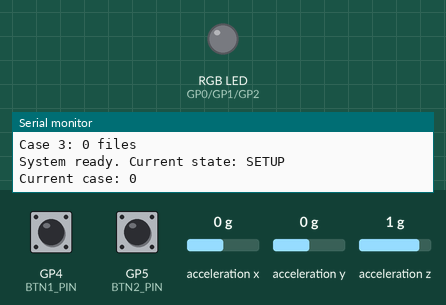
Bench run of a sketch on a simulated Raspberry Pi Pico. Parts: an RGB LED mixed from three pins (HIGH = lit), the last lines printed to the serial monitor. Wiring (inferred from the names in the program): MPU-6050 motion sensor at I2C address 0x68. The inputs (shaded band) are chosen by the test bench; at power-on: GP4 (BTN1_PIN) HIGH, GP5 (BTN2_PIN) HIGH, acceleration x 0 g, acceleration y 0 g, acceleration z 1 g. Storage starts empty.

Above: at 10.3 s.
10.4 s: GP4 (BTN1_PIN) pulled LOW for 0.15 s
At 11.8 s:
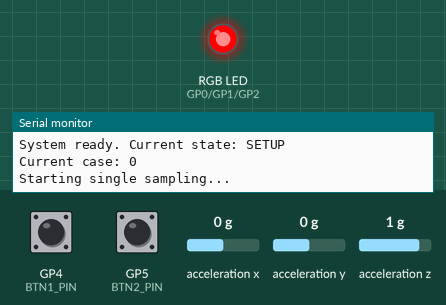
13.5 s: GP5 (BTN2_PIN) pulled LOW for 0.15 s
At 15.2 s:
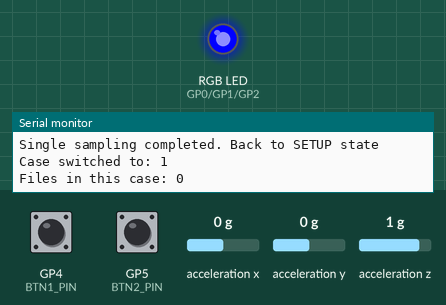
15.5 s: GP4 (BTN1_PIN) pulled LOW for 0.15 s
At 16.9 s:
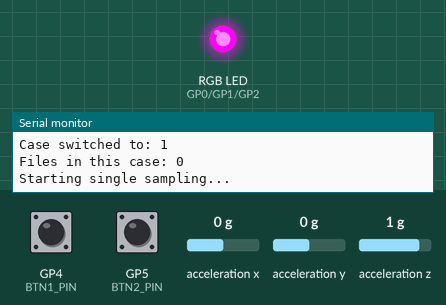
18.6 s: GP4 (BTN1_PIN) pulled LOW for 1 s
At 20.6 s:
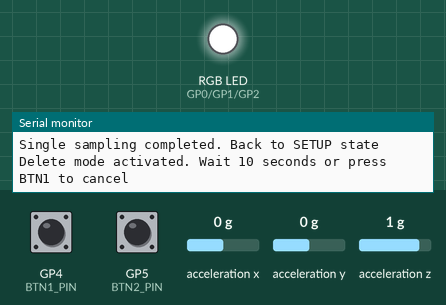
Timing chart, 0 to 31.5 s (numbered marks = the images above; inputs shaded):
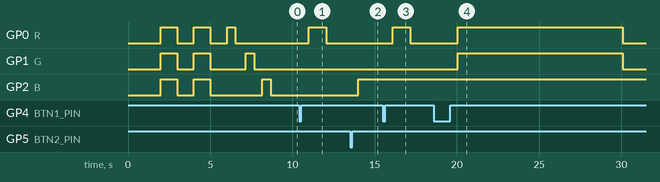

The sketch:

CollectDataV2.ino
```cpp
#include <Button2.h>
#include <Wire.h>
#include <SPI.h>
#include <SD.h>

// GPIO定義
#define R 0
#define G 1
#define B 2
#define BTN1_PIN 4  // 開始按鈕
#define BTN2_PIN 5  // 切換按鈕

// SD卡腳位
#define CS_PIN 9
#define SCK_PIN 10
#define MOSI_PIN 11
#define MISO_PIN 12

// MPU6050
const int MPU = 0x68;

// 按鈕物件
Button2 btn1;
Button2 btn2;

// 系統狀態
enum SystemState {
  STATE_SETUP,     // 設定狀態
  STATE_RUNNING    // 運行狀態
};

enum SamplingMode {
  MODE_IDLE,           // 閒置
  MODE_SINGLE,         // 單次採樣
  MODE_CONTINUOUS,     // 連續採樣
  MODE_DELETE_PENDING  // 準備刪除
};

// 全域變數
volatile SystemState currentState = STATE_SETUP;
volatile SamplingMode samplingMode = MODE_IDLE;
volatile int caseNumber = 0;
volatile bool dataReady = false;
volatile bool stopContinuous = false;
volatile bool cancelDelete = false;
volatile int sampleIndex = 0;

// 資料陣列 3軸 * 1000點
float SIG_DATA[3][1000];

// 時間相關
unsigned long sampleStartTime = 0;
unsigned long deleteStartTime = 0;
unsigned long lastSampleTime = 0;

// 檔案計數 - 追蹤每個case的檔案數量
int caseFileCounts[4] = {0, 0, 0, 0};  // 支援case0-case3

// Core1變數
volatile bool core1Ready = false;

void setup() {
  Serial.begin(115200);
  delay(2000);

  // 初始化GPIO
  pinMode(R, OUTPUT);
  pinMode(G, OUTPUT);
  pinMode(B, OUTPUT);

  // 關閉所有LED
  digitalWrite(R, LOW);
  digitalWrite(G, LOW);
  digitalWrite(B, LOW);

  Serial.println("System Initializing...");

  // 開機RGB閃爍兩次 (1秒亮/1秒滅)
  for(int i = 0; i < 2; i++) {
    digitalWrite(R, HIGH);
    digitalWrite(G, HIGH);
    digitalWrite(B, HIGH);
    delay(1000);
    digitalWrite(R, LOW);
    digitalWrite(G, LOW);
    digitalWrite(B, LOW);
    delay(1000);
  }

  // 初始化SD卡
  Serial.println("Initializing SD card...");
  SPI1.setRX(MISO_PIN);
  SPI1.setTX(MOSI_PIN);
  SPI1.setSCK(SCK_PIN);

  if (SD.begin(CS_PIN, SPI1)) {
    Serial.println("SD card initialized successfully");
    // 成功閃爍R燈 (0.5秒亮/0.5秒滅)
    digitalWrite(R, HIGH);
    delay(500);
    digitalWrite(R, LOW);
    delay(500);
  } else {
    Serial.println("SD card initialization failed");
    while(1) {
      digitalWrite(R, HIGH);
      delay(200);
      digitalWrite(R, LOW);
      delay(200);
    }
  }

  // 初始化MPU6050
  Serial.println("Initializing MPU6050...");
  Wire1.setSDA(14);
  Wire1.setSCL(15);
  Wire1.begin();
  Wire1.setClock(400000);

  initMPU6050();

  // 成功閃爍G燈 (0.5秒亮/0.5秒滅)
  digitalWrite(G, HIGH);
  delay(500);
  digitalWrite(G, LOW);
  delay(500);

  // 初始化所有case的檔案計數
  initializeCaseFileCounts();

  // 顯示開機狀態
  bool hasOldFiles = hasAnyOldFiles();
  if (!hasOldFiles) {
    // 沒有舊檔案，閃爍B燈一次 (0.5秒亮/0.5秒滅)
    digitalWrite(B, HIGH);
    delay(500);
    digitalWrite(B, LOW);
    delay(500);
  } else {
    // 有舊檔案，閃爍B燈三次 (0.8秒亮/0.2秒滅)
    for(int i = 0; i < 3; i++) {
      digitalWrite(B, HIGH);
      delay(800);
      digitalWrite(B, LOW);
      delay(200);
    }
  }

  // 初始化按鈕
  btn1.begin(BTN1_PIN);
  btn1.setDebounceTime(50);
  btn1.setLongClickTime(1000);
  btn1.setDoubleClickTime(400);

  btn2.begin(BTN2_PIN);
  btn2.setDebounceTime(50);

  // BTN1事件處理
  btn1.setClickHandler(handleBtn1SingleClick);
  btn1.setDoubleClickHandler(handleBtn1DoubleClick);
  btn1.setLongClickHandler(handleBtn1LongClick);

  // BTN2事件處理
  btn2.setClickHandler(handleBtn2SingleClick);

  // 更新case LED顯示
  updateCaseLED();

  Serial.println("System ready. Current state: SETUP");
  Serial.println("Current case: 0");
}

void setup1() {
  // Core1初始化
  delay(3000);
  core1Ready = true;
}

void loop() {
  // Core0 - 主控制邏輯
  btn1.loop();
  btn2.loop();

  // 處理刪除倒數計時
  if (samplingMode == MODE_DELETE_PENDING && currentState == STATE_RUNNING) {
    if (millis() - deleteStartTime >= 10000 && !cancelDelete) {
      // 執行刪除
      deleteCurrentCaseFiles();
      digitalWrite(R, LOW);
      digitalWrite(G, LOW);
      digitalWrite(B, LOW);
      currentState = STATE_SETUP;
      samplingMode = MODE_IDLE;
      updateCaseLED();
      Serial.println("Deletion completed. Back to SETUP state");
    } else if (cancelDelete) {
      // 取消刪除
      digitalWrite(R, LOW);
      digitalWrite(G, LOW);
      digitalWrite(B, LOW);
      currentState = STATE_SETUP;
      samplingMode = MODE_IDLE;
      cancelDelete = false;
      updateCaseLED();
      Serial.println("Deletion cancelled. Back to SETUP state");
    }
  }

  // 處理資料寫入
  if (dataReady && sampleIndex >= 1000) {
    writeDataToSD();
    dataReady = false;
    sampleIndex = 0;

    if (samplingMode == MODE_SINGLE) {
      // 單次採樣完成
      digitalWrite(R, LOW);
      currentState = STATE_SETUP;
      samplingMode = MODE_IDLE;
      updateCaseLED();
      Serial.println("Single sampling completed. Back to SETUP state");
    } else if (samplingMode == MODE_CONTINUOUS) {
      if (stopContinuous) {
        // 連續採樣停止
        digitalWrite(R, LOW);
        currentState = STATE_SETUP;
        samplingMode = MODE_IDLE;
        stopContinuous = false;
        updateCaseLED();
        Serial.println("Continuous sampling stopped. Back to SETUP state");
      }
      // 如果沒有停止訊號，繼續採樣下一批資料
    }
  }
}

void loop1() {
  // Core1 - 資料採樣
  if (!core1Ready) return;

  if ((samplingMode == MODE_SINGLE || samplingMode == MODE_CONTINUOUS) &&
      currentState == STATE_RUNNING) {

    unsigned long currentTime = millis();

    // 1kHz採樣率
    if (currentTime - lastSampleTime >= 1) {
      lastSampleTime = currentTime;

      if (sampleIndex < 1000) {
        // 讀取MPU6050資料
        float accX, accY, accZ;
        readAcceleration(accX, accY, accZ);

        // 儲存到陣列
        SIG_DATA[0][sampleIndex] = accX;
        SIG_DATA[1][sampleIndex] = accY;
        SIG_DATA[2][sampleIndex] = accZ;

        sampleIndex++;

        // 採樣滿1000點
        if (sampleIndex >= 1000) {
          dataReady = true;
        }
      }
    }
  }
}

// 按鈕事件處理函式
void handleBtn1SingleClick(Button2 &b) {
  if (currentState == STATE_SETUP) {
    // 開始單次採樣
    Serial.println("Starting single sampling...");
    currentState = STATE_RUNNING;
    samplingMode = MODE_SINGLE;
    sampleIndex = 0;
    dataReady = false;
    sampleStartTime = millis();
    lastSampleTime = millis();

    // 亮R燈，保持case LED
    digitalWrite(R, HIGH);
    digitalWrite(G, (caseNumber & 0x02) ? HIGH : LOW);
    digitalWrite(B, (caseNumber & 0x01) ? HIGH : LOW);
  } else if (currentState == STATE_RUNNING && samplingMode == MODE_CONTINUOUS) {
    // 停止連續採樣
    stopContinuous = true;
    Serial.println("Stopping continuous sampling...");
  } else if (samplingMode == MODE_DELETE_PENDING) {
    // 取消刪除
    cancelDelete = true;
    Serial.println("Delete cancelled");
  }
}

void handleBtn1DoubleClick(Button2 &b) {
  if (currentState == STATE_SETUP) {
    // 開始連續採樣
    Serial.println("Starting continuous sampling...");
    currentState = STATE_RUNNING;
    samplingMode = MODE_CONTINUOUS;
    sampleIndex = 0;
    dataReady = false;
    stopContinuous = false;
    sampleStartTime = millis();
    lastSampleTime = millis();

    // 亮R燈，保持case LED
    digitalWrite(R, HIGH);
    digitalWrite(G, (caseNumber & 0x02) ? HIGH : LOW);
    digitalWrite(B, (caseNumber & 0x01) ? HIGH : LOW);
  }
}

void handleBtn1LongClick(Button2 &b) {
  if (currentState == STATE_SETUP) {
    // 準備刪除
    Serial.println("Delete mode activated. Wait 10 seconds or press BTN1 to cancel");
    currentState = STATE_RUNNING;
    samplingMode = MODE_DELETE_PENDING;
    deleteStartTime = millis();
    cancelDelete = false;

    // RGB全亮
    digitalWrite(R, HIGH);
    digitalWrite(G, HIGH);
    digitalWrite(B, HIGH);
  }
}

void handleBtn2SingleClick(Button2 &b) {
  if (currentState == STATE_SETUP) {
    // 切換case編號
    caseNumber = (caseNumber + 1) % 4;
    updateCaseLED();
    Serial.print("Case switched to: ");
    Serial.println(caseNumber);
    Serial.print("Files in this case: ");
    Serial.println(caseFileCounts[caseNumber]);
  }
}

// 更新case LED顯示
void updateCaseLED() {
  if (currentState != STATE_SETUP) return;

  digitalWrite(R, LOW);
  // G = bit1, B = bit0
  digitalWrite(G, (caseNumber & 0x02) ? HIGH : LOW);
  digitalWrite(B, (caseNumber & 0x01) ? HIGH : LOW);
}

// 初始化MPU6050
void initMPU6050() {
  writeRegister(0x6B, 0x00);  // 喚醒
  delay(100);
  writeRegister(0x1C, 0x00);  // ±2g
  delay(10);
  writeRegister(0x1B, 0x00);  // ±250°/s
  delay(10);
  writeRegister(0x19, 0x00);  // 1kHz
  delay(10);
  writeRegister(0x1A, 0x00);  // 關閉DLPF
  delay(10);
  Serial.println("MPU6050 initialized successfully");
}

void writeRegister(uint8_t reg, uint8_t value) {
  Wire1.beginTransmission(MPU);
  Wire1.write(reg);
  Wire1.write(value);
  Wire1.endTransmission();
}

void readAcceleration(float &accX, float &accY, float &accZ) {
  Wire1.beginTransmission(MPU);
  Wire1.write(0x3B);
  Wire1.endTransmission(false);
  Wire1.requestFrom(MPU, 6, true);

  if (Wire1.available() >= 6) {
    int16_t rawX = (Wire1.read() << 8) | Wire1.read();
    int16_t rawY = (Wire1.read() << 8) | Wire1.read();
    int16_t rawZ = (Wire1.read() << 8) | Wire1.read();

    accX = rawX / 16384.0;
    accY = rawY / 16384.0;
    accZ = rawZ / 16384.0;
  }
}

// 初始化所有case的檔案計數
void initializeCaseFileCounts() {
  File root = SD.open("/");

  // 重置計數
  for(int i = 0; i < 4; i++) {
    caseFileCounts[i] = 0;
  }

  while (true) {
    File entry = root.openNextFile();
    if (!entry) break;

    String filename = entry.name();
    entry.close();

    // 解析檔名格式：caseX.sampleY.csv
    if (filename.startsWith("case") && filename.endsWith(".csv")) {
      // 提取case編號
      int caseNumEnd = filename.indexOf('.', 4);
      if (caseNumEnd > 4) {
        String caseNumStr = filename.substring(4, caseNumEnd);
        int caseNum = caseNumStr.toInt();

        if (caseNum >= 0 && caseNum < 4) {
          // 提取sample編號
          int sampleStart = filename.indexOf("sample");
          if (sampleStart > 0) {
            int sampleNumStart = sampleStart + 6;
            int sampleNumEnd = filename.indexOf('.', sampleNumStart);
            if (sampleNumEnd > sampleNumStart) {
              String sampleNumStr = filename.substring(sampleNumStart, sampleNumEnd);
              int sampleNum = sampleNumStr.toInt();

              // 更新該case的最大sample編號
              if (sampleNum > caseFileCounts[caseNum]) {
                caseFileCounts[caseNum] = sampleNum;
              }
            }
          }
        }
      }
    }
  }
  root.close();

  // 輸出掃描結果
  Serial.println("File count scan results:");
  for(int i = 0; i < 4; i++) {
    Serial.print("Case ");
    Serial.print(i);
    Serial.print(": ");
    Serial.print(caseFileCounts[i]);
    Serial.println(" files");
  }
}

// 檢查是否有任何舊檔案
bool hasAnyOldFiles() {
  for(int i = 0; i < 4; i++) {
    if (caseFileCounts[i] > 0) {
      return true;
    }
  }
  return false;
}

// 寫入資料到SD卡
void writeDataToSD() {
  // 直接使用記憶體中的計數，並遞增
  caseFileCounts[caseNumber]++;
  String filename = "case" + String(caseNumber) + ".sample" + String(caseFileCounts[caseNumber]) + ".csv";

  File dataFile = SD.open(filename, FILE_WRITE);
  if (dataFile) {
    // 寫入標題
    dataFile.println("timestamp,signal_x,signal_y,signal_z");

    // 寫入資料
    for (int i = 0; i < 1000; i++) {
      dataFile.print(i);
      dataFile.print(".0,");
      dataFile.print(SIG_DATA[0][i], 3);
      dataFile.print(",");
      dataFile.print(SIG_DATA[1][i], 3);
      dataFile.print(",");
      dataFile.println(SIG_DATA[2][i], 3);
    }

    dataFile.close();
    Serial.print("Data saved to: ");
    Serial.println(filename);
  } else {
    // 存檔失敗，恢復計數
    caseFileCounts[caseNumber]--;
    Serial.println("Error writing to SD card");
    // 錯誤時R燈閃爍
    for(int i = 0; i < 5; i++) {
      digitalWrite(R, HIGH);
      delay(100);
      digitalWrite(R, LOW);
      delay(100);
    }
  }
}

// 刪除當前case的所有檔案
void deleteCurrentCaseFiles() {
  File root = SD.open("/");
  String prefix = "case" + String(caseNumber) + ".sample";
  int deletedCount = 0;

  while (true) {
    File entry = root.openNextFile();
    if (!entry) break;

    String filename = entry.name();
    entry.close();

    if (filename.startsWith(prefix) && filename.endsWith(".csv")) {
      SD.remove(filename);
      deletedCount++;
      Serial.print("Deleted: ");
      Serial.println(filename);
    }
  }
  root.close();

  // 重置該case的檔案計數
  caseFileCounts[caseNumber] = 0;

  Serial.print("Total files deleted: ");
  Serial.println(deletedCount);
}
```

Measured:
- after the input at 10.4 s, GP0 (R): LOW → HIGH after 0.60 s, → LOW 1.1 s later
- after the input at 13.5 s, GP2 (B): LOW → HIGH after 0.50 s
- after the input at 15.5 s, GP0 (R): LOW → HIGH after 0.60 s, → LOW 1.1 s later
- after the input at 18.6 s, GP0 (R), GP1 (G): LOW → HIGH after 1.5 s, → LOW 10.0 s later
